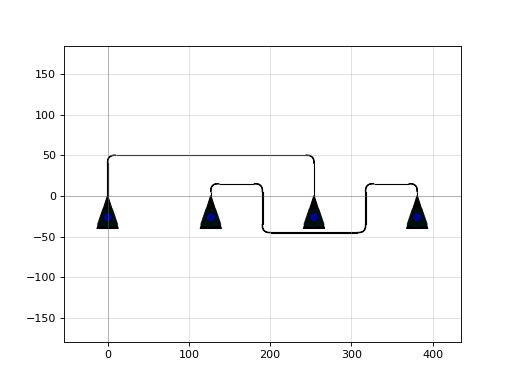

This figure's Python source:
import gdsfactory as gf

c = gf.components.loss_deembedding_ch13_24(pitch=127.0, input_port_indexes=[0, 1], cross_section='strip')
c.plot()
